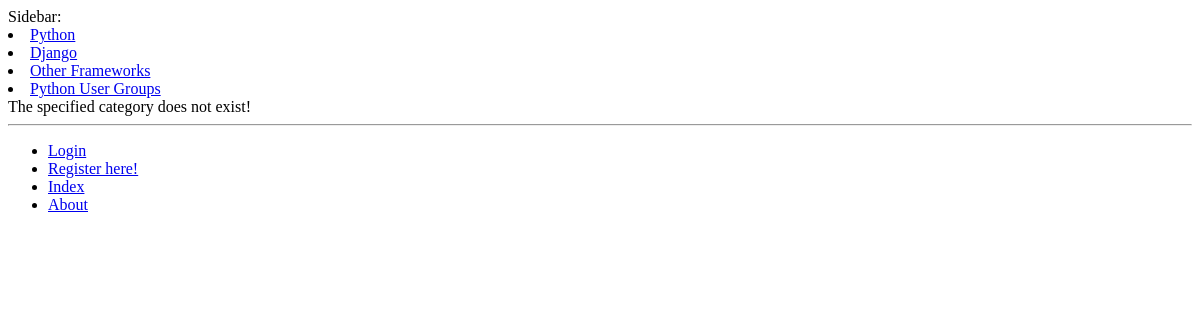
The page /rango/category/pascal/ on the database as committed earlier.
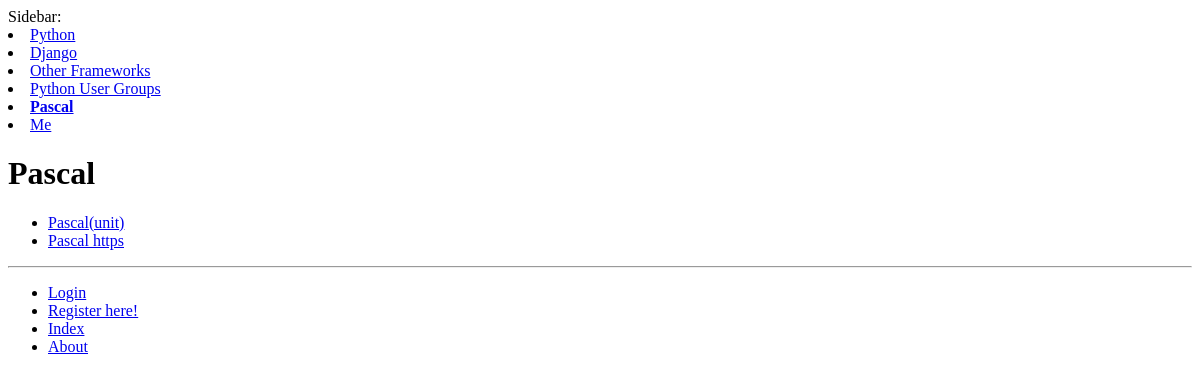
The same page on the database as committed later.
### rango/models.py (models this page shows, shortened)
class Category(models.Model):
    name = models.CharField(max_length=128, unique=True)
    views = models.IntegerField(default=0)
    likes = models.IntegerField(default=0)
    slug = models.SlugField(unique=True)
    class Meta:
        verbose_name_plural = 'Categories'

class Page(models.Model):
    category = models.ForeignKey(Category)
    title = models.CharField(max_length=128)
    url = models.URLField()
    views = models.IntegerField(default=0)

### rango/views.py (the view)
# urls.py: url(r'^category/(?P<category_name_slug>[\w\-]+)/$',views.show_category, name='show_category'),
def show_category(request, category_name_slug):
    context_dict = {}
    try:
        category = Category.objects.get(slug=category_name_slug)
        pages = Page.objects.filter(category=category)
        context_dict['pages'] = pages
        context_dict['category'] = category
    except Category.DoesNotExist:
        context_dict['category'] = None
        context_dict['pages'] = None
    return render(request, 'rango/category.html', context_dict)

### rango/templatetags/rango_template_tags.py (called while the page is built)
@register.inclusion_tag('rango/cats.html')
def get_category_list(cat=None):
    return {'cats': Category.objects.all(),'act_cat': cat}

### templates/rango/category.html (shortened to what this page needs)
<!DOCTYPE html>
{% extends 'rango/base.html' %}
{% load staticfiles %}
{% block body_block %}
    {% if category %}
        <h1>{{ category.name }}</h1>
        {% if pages %}
            <ul>
            {% for page in pages %}
                <li><a href="{{ page.url }}">{{ page.title }}</a></li>
            {% endfor %}
            </ul>
        {% else %}
            <strong>No pages currently in category.</strong><br />
        {% endif %}
    {% else %}
        The specified category does not exist! <br />
    {% endif %}
{% endblock %}

### templates/rango/cats.html (shortened to what this page needs)
<!DOCTYPE html>
<html
<ul>
    {% for c in cats %}
    {% if c == act_cat %}
    <li>
        <strong>
            <a href="{% url 'show_category' c.slug %}">{{ c.name }}</a>
        </strong>
    </li>
    {% else %}
    <li>
        <a href="{% url 'show_category' c.slug %}">{{ c.name }}</a>
    </li>
    {% endif %}
    {% endfor %}
</html>

Rows that differ between the two databases and show on the page:
added Category: name "Pascal"
added Category: name "Me"
added Page: title "Pascal(unit)"
added Page: title "Pascal https"
Other text that changed with them:
text no longer shown: "The specified category does not exist!"
